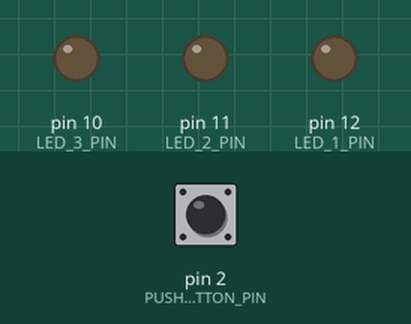
This sketch was run on a simulated Arduino Uno, built with avr-gcc and run on an emulated ATmega328P. Parts: output pins drawn as LEDs (lit = HIGH). Dashed ring = blinking. The test bench sets the inputs (shaded band); at power-on: pin 2 (PUSHBUTTON_PIN) HIGH.

Above: at 1.2 s.
1.3 s: pin 2 (PUSHBUTTON_PIN) pulled LOW for 1 s
At 3.1 s:
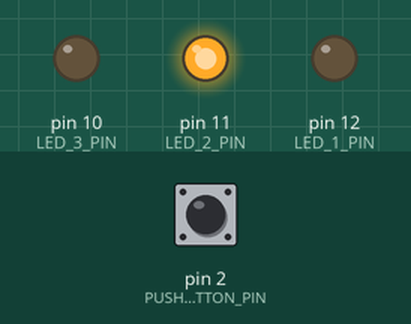
3.8 s: pin 2 (PUSHBUTTON_PIN) pulled LOW for 0.15 s
At 4.3 s:
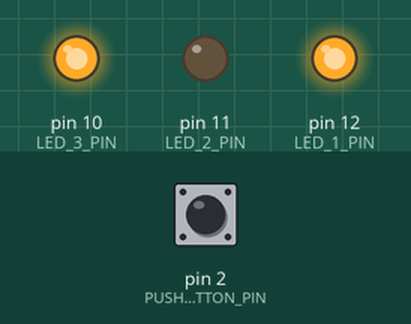
5.4 s: pin 2 (PUSHBUTTON_PIN) pulled LOW for 3.2 s
At 5.85 s:
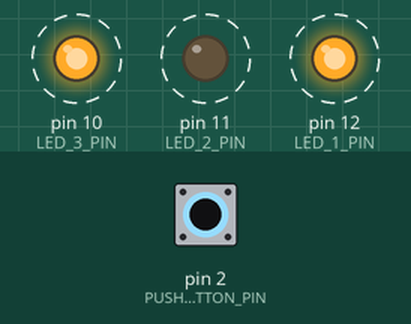
Timing chart, 0 to 9.9 s (numbered marks = the images above; inputs shaded):
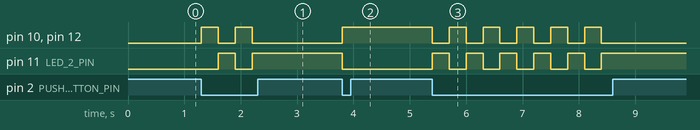

Measured:
- after the input at 1.3 s, pin 10 (LED_3_PIN), pin 12 (LED_1_PIN): alternates HIGH for 0.30 s and LOW for 0.30 s, 4 changes in all, then stays LOW, starting at once; pin 11 (LED_2_PIN): LOW → HIGH after 0.30 s, → LOW 0.30 s later, → HIGH 0.30 s later
- after the input at 3.8 s, pin 10 (LED_3_PIN), pin 12 (LED_1_PIN): LOW → HIGH at once; pin 11 (LED_2_PIN): HIGH → LOW at once
- after the input at 5.4 s, pin 10 (LED_3_PIN), pin 12 (LED_1_PIN): alternates HIGH for 0.30 s and LOW for 0.30 s, 11 changes in all, then stays LOW, starting at once; pin 11 (LED_2_PIN): alternates HIGH for 0.30 s and LOW for 0.30 s, 11 changes in all, then stays HIGH, starting at once

The sketch:

Script.ino
```cpp
// This program controls three LEDs connected to digital pins 10, 11, and 12,
// and a pushbutton connected to digital pin 2.
// When the pushbutton is pressed, the LEDs toggle between two different patterns.

#define LED_1_PIN 12        // Define digital pin 12 for LED 1
#define LED_2_PIN 11        // Define digital pin 11 for LED 2
#define LED_3_PIN 10        // Define digital pin 10 for LED 3
#define PUSHBUTTON_PIN 2    // Define digital pin 2 for the pushbutton

#define LED_PIN_ARRAY_SIZE 3  // Size of the LED pin array

int LEDBlinkState = 1;      // Variable to keep track of the current LED state

// Array containing the LED pin numbers
byte LEDPinArray[LED_PIN_ARRAY_SIZE] =
{LED_1_PIN, LED_2_PIN, LED_3_PIN};

// Function to set all LED pins as outputs
void setLEDPinModes()
{
  for(int i = 0; i < LED_PIN_ARRAY_SIZE; i++)
  {
    pinMode(LEDPinArray[i], OUTPUT);  // Set each LED pin as an output
  }
}

// Function to turn off all LEDs
void turnOffAllLEDs()
{
  for(int i = 0; i < LED_PIN_ARRAY_SIZE; i++)
  {
    digitalWrite(LEDPinArray[i], LOW);  // Set each LED pin to LOW (turn off)
  }
}

// Function to toggle LEDs between two patterns
void toggleLEDs()
{
  if(LEDBlinkState == 1){
      // Pattern 1: Turn on LED 1 and LED 3, turn off LED 2
      digitalWrite(LED_1_PIN, HIGH);
      digitalWrite(LED_2_PIN, LOW);
      digitalWrite(LED_3_PIN, HIGH);
      LEDBlinkState = 2;  // Update state to 2
    }
    else{
      // Pattern 2: Turn off LED 1 and LED 3, turn on LED 2
      digitalWrite(LED_1_PIN, LOW);
      digitalWrite(LED_2_PIN, HIGH);
      digitalWrite(LED_3_PIN, LOW);
      LEDBlinkState = 1;  // Update state to 1
    }
}

void setup()
{
  setLEDPinModes();     // Initialize LED pins as outputs
  turnOffAllLEDs();     // Turn off all LEDs at startup
}

void loop()
{
  // Check if the pushbutton is pressed (active LOW)
  if(digitalRead(PUSHBUTTON_PIN) == LOW){
    toggleLEDs();       // Toggle the LED patterns
    delay(300);         // Debounce delay or delay between toggles
  }
}
```
